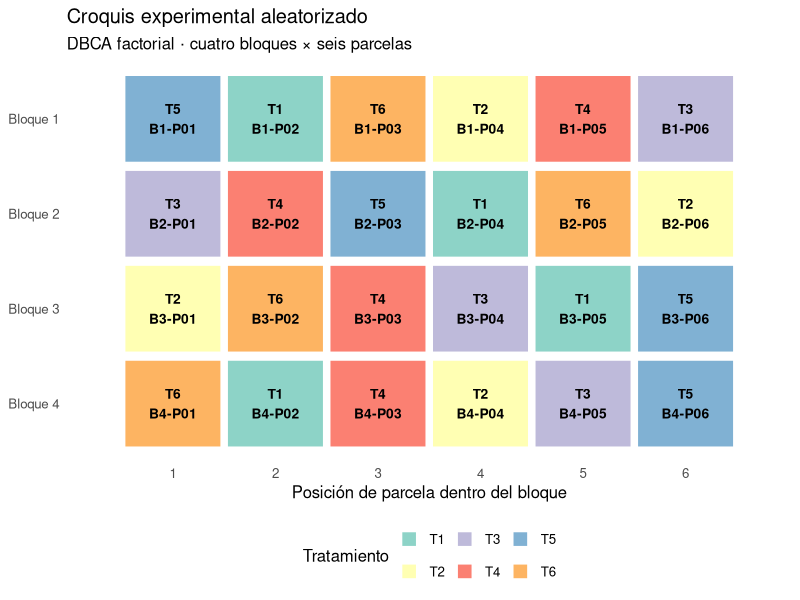
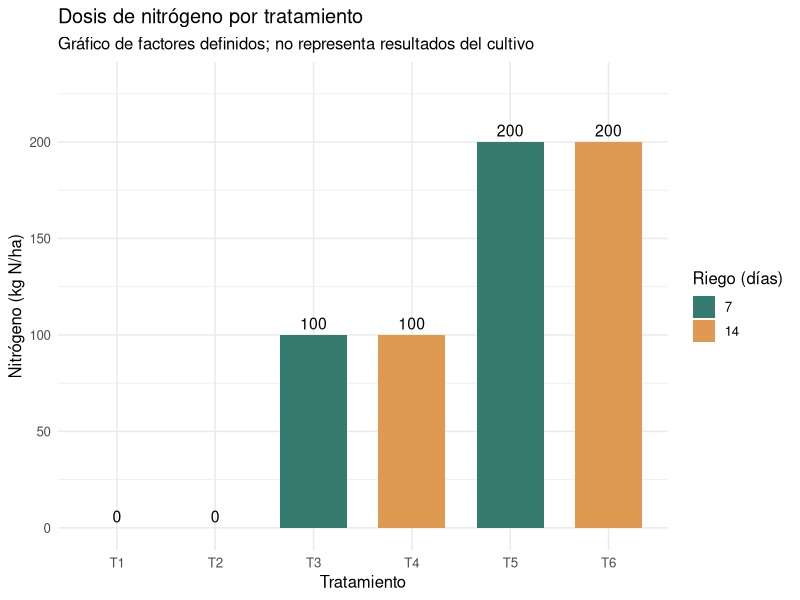
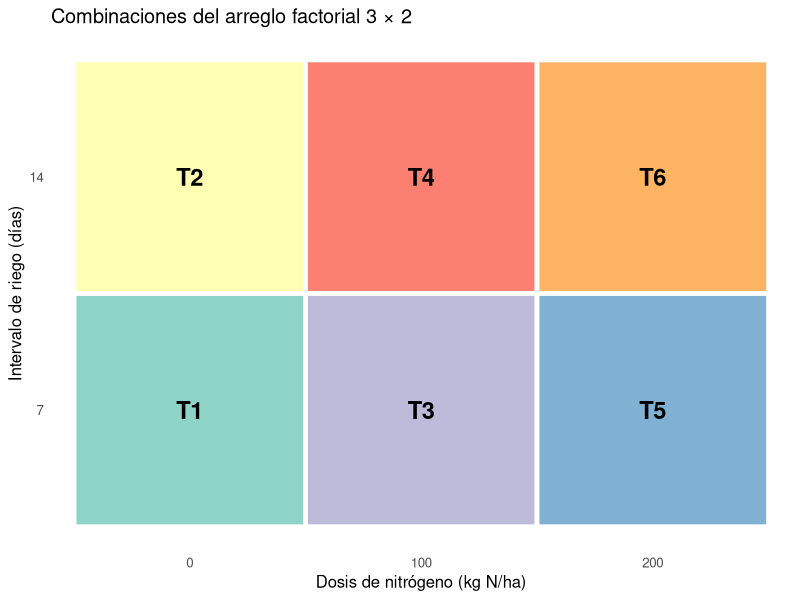

Write R code to recreate these figures, in order.
## ---- chunk 1
#| label: cuadro-resumen
#| echo: false
resumen <- data.frame(
  Indicador = c("Cultivo", "Diseño", "Factores", "Tratamientos", "Bloques", "Unidades experimentales", "Variable principal"),
  Descripción = c("Papa (Solanum tuberosum L.)", "DBCA factorial 3 × 2", "Nitrógeno y frecuencia de riego", "6", "4", "24", "Rendimiento (t/ha)")
)
knitr::kable(resumen, caption = "Ficha resumen del experimento")
## ---- chunk 2
#| label: tabla-factores
#| echo: false
factores <- data.frame(
  Factor = c("A: Fertilización nitrogenada", "B: Frecuencia de riego"),
  Niveles = c("0, 100 y 200", "7 y 14"),
  Unidad = c("kg N/ha", "días entre riegos")
)
knitr::kable(factores, caption = "Factores y niveles propuestos")
## ---- chunk 3
#| label: tabla-tratamientos
#| echo: false
tratamientos <- data.frame(
  Tratamiento = paste0("T", 1:6),
  Nitrogeno_kg_ha = c(0, 0, 100, 100, 200, 200),
  Riego_dias = c(7, 14, 7, 14, 7, 14)
)
knitr::kable(tratamientos, col.names = c("Tratamiento", "Nitrógeno (kg N/ha)", "Intervalo de riego (días)"), caption = "Seis combinaciones factoriales")
## ---- chunk 4
#| label: aleatorizacion
#| echo: true
set.seed(2026)
tratamientos <- data.frame(
  tratamiento = paste0("T", 1:6),
  nitrogeno = c(0, 0, 100, 100, 200, 200),
  riego = c(7, 14, 7, 14, 7, 14)
)
fb <- do.call(rbind, lapply(1:4, function(b) {
  orden <- sample(1:6)
  data.frame(
    bloque = b,
    parcela = 1:6,
    tratamientos[orden, ],
    row.names = NULL
  )
}))
fb$codigo <- sprintf("B%d-P%02d", fb$bloque, fb$parcela)
fb <- fb[, c("codigo", "bloque", "parcela", "tratamiento", "nitrogeno", "riego")]
knitr::kable(fb, caption = "Libro de campo del experimento de papa")
## ---- chunk 5
#| label: croquis
#| echo: false
#| fig-width: 10
#| fig-height: 5.6
library(ggplot2)
fb$bloque_f <- factor(fb$bloque, levels = 4:1,
                      labels = paste("Bloque", 4:1))
fb$tratamiento_f <- factor(fb$tratamiento, levels = paste0("T", 1:6))
ggplot(fb, aes(x = parcela, y = bloque_f, fill = tratamiento_f)) +
  geom_tile(color = "white", linewidth = 1.5, width = 0.97, height = 0.95) +
  geom_text(aes(label = paste0(tratamiento, "\n", codigo)),
            size = 3.5, fontface = "bold", lineheight = 1.2) +
  scale_x_continuous(breaks = 1:6, expand = expansion(add = 0.55)) +
  scale_fill_brewer(palette = "Set3", drop = FALSE) +
  labs(title = "Croquis experimental aleatorizado",
       subtitle = "DBCA factorial · cuatro bloques × seis parcelas",
       x = "Posición de parcela dentro del bloque", y = NULL,
       fill = "Tratamiento") +
  theme_minimal(base_size = 12) +
  theme(panel.grid = element_blank(), legend.position = "bottom")
## ---- chunk 6
#| label: matriz-distribucion
#| echo: false
matriz <- do.call(rbind, lapply(1:4, function(b) fb$tratamiento[fb$bloque == b]))
rownames(matriz) <- paste("Bloque", 1:4)
colnames(matriz) <- paste("Parcela", 1:6)
knitr::kable(matriz, caption = "Tratamientos asignados por bloque y parcela")
## ---- chunk 7
#| label: grafico-nitrogeno
#| echo: false
#| fig-width: 9
#| fig-height: 4.6
ggplot(tratamientos, aes(x = tratamiento, y = nitrogeno, fill = factor(riego))) +
  geom_col(width = 0.68) +
  geom_text(aes(label = nitrogeno), vjust = -0.45, size = 4) +
  scale_y_continuous(limits = c(0, 230), breaks = c(0, 50, 100, 150, 200)) +
  scale_fill_manual(values = c("7" = "#367b70", "14" = "#df9951")) +
  labs(title = "Dosis de nitrógeno por tratamiento",
       subtitle = "Gráfico de factores definidos; no representa resultados del cultivo",
       x = "Tratamiento", y = "Nitrógeno (kg N/ha)", fill = "Riego (días)") +
  theme_minimal(base_size = 12)
## ---- chunk 8
#| label: grafico-factorial
#| echo: false
#| fig-width: 9
#| fig-height: 4.6
ggplot(tratamientos, aes(x = factor(nitrogeno), y = factor(riego), fill = tratamiento)) +
  geom_tile(color = "white", linewidth = 1.6) +
  geom_text(aes(label = tratamiento), size = 6, fontface = "bold") +
  scale_fill_brewer(palette = "Set3", guide = "none") +
  labs(title = "Combinaciones del arreglo factorial 3 × 2",
       x = "Dosis de nitrógeno (kg N/ha)", y = "Intervalo de riego (días)") +
  theme_minimal(base_size = 12) + theme(panel.grid = element_blank())
